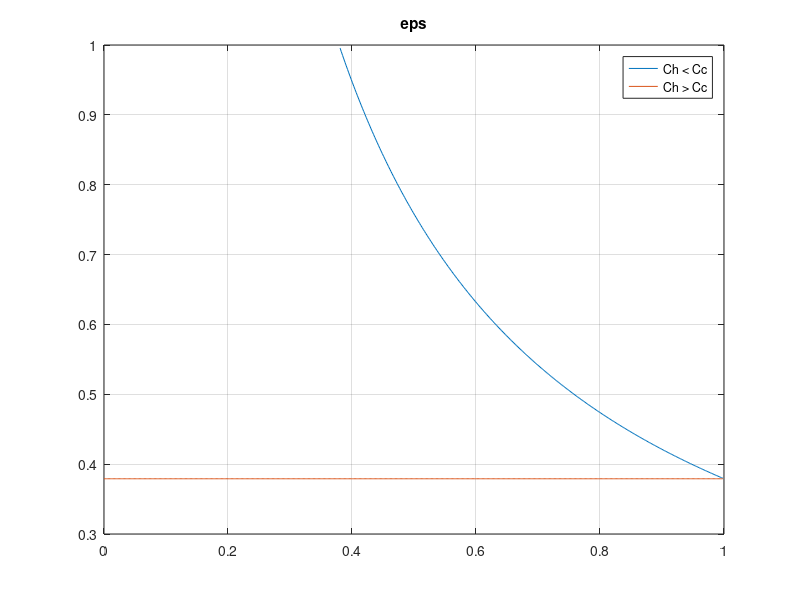
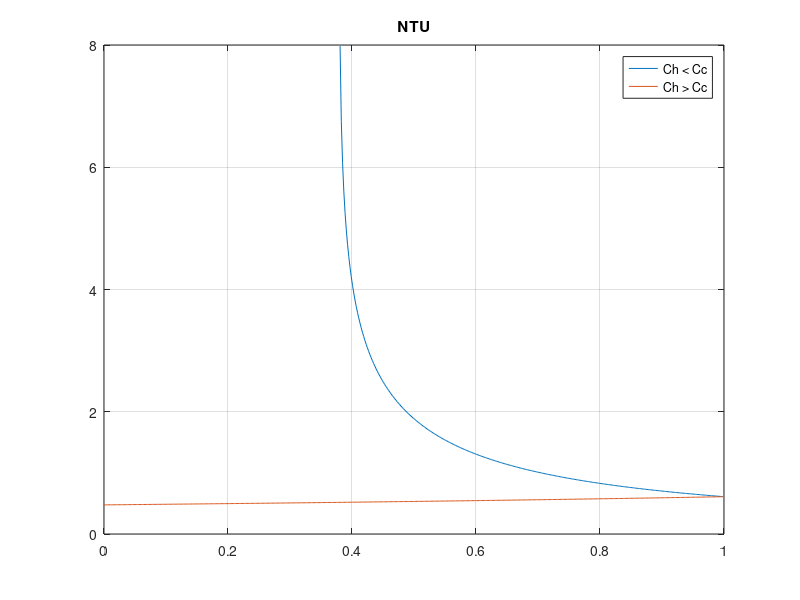
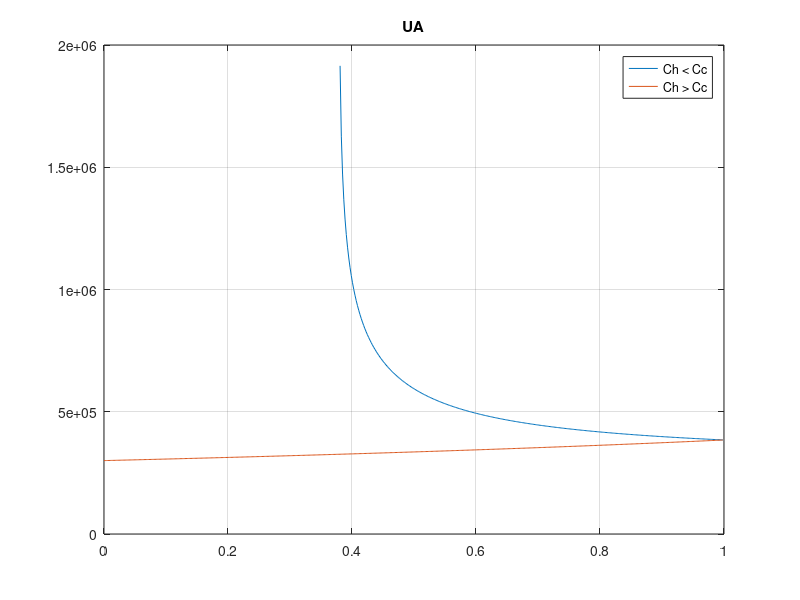
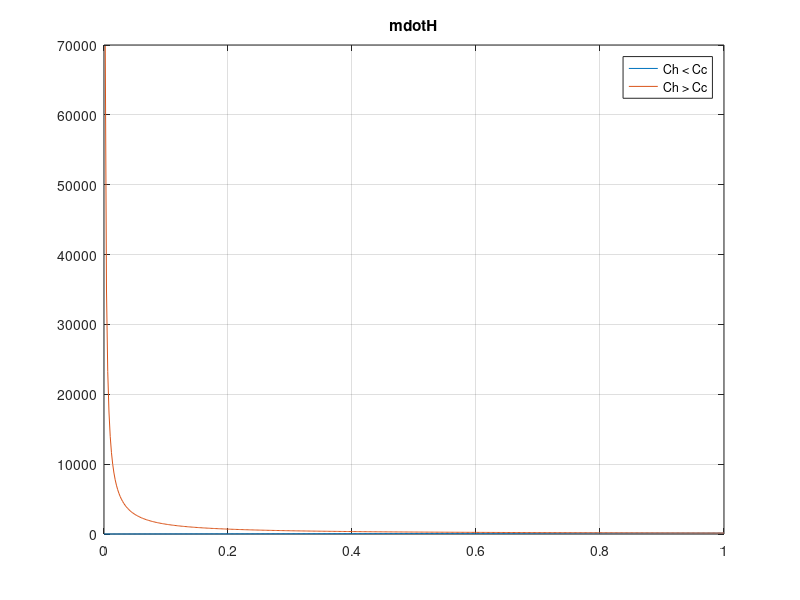

Write the MATLAB code that produced these figures, in order.
clear all; close all;
%% Vary CR

%% Constants
n = 500;
vec = ones(1,n);
vec2 = ones(1,2*n);

% Temperatures
THin = vec2*(240 + 273);     % [K] Given
TCout = vec2*(110 + 273);    % [K] Given

% Heat and mass flux
Qdot = 50*10^6;         % [J/s] Given
mdotC = 150;           % [kg/s] Given
cpH = 4500;            % [J/K]
cpC = 4200;            % [J/K]

Cc = vec2*mdotC*cpC;

%% Questions
TCin = TCout - Qdot/(mdotC*cpC); % [K] Calculate cold-side inlet temperature

CR = linspace(0,1,n); % [-] Choose a value for heat capacity ratio CR NIET HOGER DAN 1
CR = [CR,flip(CR)];
hi = zeros(1,2*n); % When is Ch higher than Cc
hi(n+1:end) = 1;

Ch = zeros(1,2*n);
Ch(hi==1) = Cc(hi==1)./CR(hi==1); % When Ch > Cc
Ch(hi==0) = Cc(hi==0).*CR(hi==0); % When Ch < Cc

Cmin = min(Cc,Ch);
Cmax = max(Cc,Ch);

mdotH = Ch/cpH;
THout = THin - Cc./Ch.*(TCout-TCin);
THout(THout < TCin) = nan;

% For counterflow:
dT1 = THout - TCin;
dT2 = THin - TCout;
dT_lm = (dT2 - dT1)./log(dT2./dT1);
    
%%
UA = Qdot./dT_lm;
NTU = UA./Cmin;
eps = (1-exp(-NTU.*(1-CR)))./(1-CR.*exp(-NTU.*(1-CR)));

%% Plot
figure()
plot(CR(hi==0), eps(hi==0)); hold on
plot(CR(hi==1), eps(hi==1))
title('eps')
legend('Ch < Cc', 'Ch > Cc')
grid on

figure()
plot(CR(hi==0), NTU(hi==0)); hold on
plot(CR(hi==1), NTU(hi==1))
title('NTU')
legend('Ch < Cc', 'Ch > Cc')
grid on

figure()
plot(CR(hi==0), UA(hi==0)); hold on
plot(CR(hi==1), UA(hi==1))
title('UA')
legend('Ch < Cc', 'Ch > Cc')
grid on

figure()
plot(CR(hi==0), mdotH(hi==0)); hold on
plot(CR(hi==1), mdotH(hi==1))
title('mdotH')
legend('Ch < Cc', 'Ch > Cc')
grid on

figure()
plot(CR(hi==0), Ch(hi==0)); hold on
plot(CR(hi==1), Ch(hi==1))
title('Ch')
legend('Ch < Cc', 'Ch > Cc')
grid on
